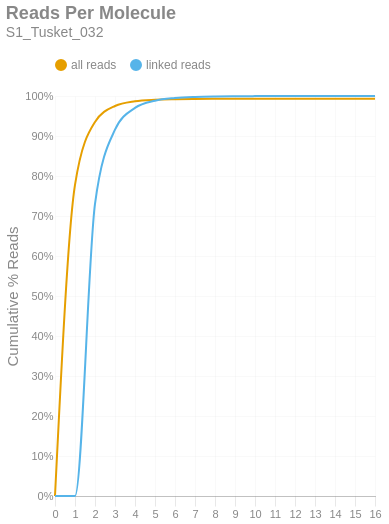

This figure's notebook cell:
### Markdown cell above
### Reads per Molecule
This chart shows the cumulative distribution of the number of reads per linked molecule. That is, how many alignments are associated with a unique molecule. This excludes the number of reads associated with invalid or absent linked-read barcodes. The `linked` histogram is the percentages recalculated when disregarding singletons.

### Code cell
if SKIPLR:
    print_html(f"Skipped")
else:
    counts = np.bincount(valids['reads'].cast(pl.Int64).to_numpy())
    weighted = counts * np.arange(len(counts))
    all_perc = weighted / n_reads
    linked_perc = weighted / n_linked_reads
    linked_perc[1] = 0
    binned_df = pl.DataFrame({
        'readsper': list(range(len(counts))),
        'all reads (cumsum)': np.cumsum(all_perc).tolist(),
        'linked reads (cumsum)': np.cumsum(linked_perc).tolist(),
    })

    with SafeRender(binned_df):
        (
            density_plot(binned_df, 'Reads Per Molecule', samplename, 'readspmol')
            .encode(
                x=alt.X('readsper:O', title=None).axis(labelAngle=0).scale(padding=0),
                y=alt.Y('value:Q', title='Cumulative % Reads').axis(format='%').stack(False),
                color=alt.Color("key:N").scale(domain=["all reads", "linked reads"]),
                tooltip=[
                    alt.Tooltip("key:N", title="Data Type"),
                    alt.Tooltip("readsper:O", title="Reads Per Molecule"),
                    alt.Tooltip("value:Q", format=".2%", title="% Reads (Cum.)")
                ]            
            )
        ).display()

### Figure 1 — Vega-Lite specification as saved in the notebook (floating-point values rounded to 4 significant figures)
{"width": "container", "height": 400, "config": {"title": {"anchor": "start", "dy": -15, "fontSize": 18, "color": "#888888", "subtitleColor": "#888888", "subtitleFontSize": 14}, "arc": {"fill": "#0072B2"}, "axis": {"domainColor": "#888888", "domainWidth": 0.5, "gridWidth": 0.2, "grid": false, "titleFontWeight": 400, "titleFontSize": 15, "labelFontSize": 11, "labelColor": "#888888", "tickColor": "#888888", "tickWidth": 0.2, "titleColor": "#888888"}, "axisBand": {"grid": false}, "axisX": {"grid": true, "tickSize": 10, "domainCap": "round"}, "axisY": {"domain": false, "grid": true, "tickSize": 0, "domainCap": "round"}, "background": "transparent", "header": {"labelFontSize": 15, "labelColor": "#888888", "titleFontSize": 15, "titleFontWeight": 600, "titleColor": "#888888"}, "legend": {"labelFont": "sans-serif", "labelFontSize": 12, "labelColor": "#888888", "symbolSize": 100, "symbolType": "circle", "titleFontSize": 12, "titlePadding": 10, "titleColor": "#888888", "title": null, "orient": "top"}, "range": {"category": ["#E69F00", "#56B4E9", "#009E73", "#F0E442", "#0072B2", "#D55E00", "#CC79A7", "#000000"], "diverging": ["#cfe8f3", "#a2d4ec", "#73bfe2", "#46abdb", "#1696d2", "#12719e"]}, "area": {"fill": "#0072B2", "fillOpacity": 0.7, "line": true, "strokeOpacity": 0.7}, "line": {"color": "#0072B2", "stroke": "#0072B2", "strokeWidth": 2}, "trail": {"color": "#0072B2", "stroke": "#0072B2", "strokeWidth": 0, "size": 1}, "point": {"filled": true, "fillOpacity": 1.0, "size": 95}, "text": {"color": "#888888", "fontSize": 11, "align": "right", "fontWeight": 400, "size": 11}, "bar": {"fill": "#0072B2", "stroke": null}, "view": {"stroke": null, "continuousWidth": 660, "continuousHeight": 400}}, "data": {"name": "data-cf8fe3c6b8e402a2845f847e1fa86d71"}, "mark": {"type": "line", "interpolate": "monotone", "point": {"opacity": 0, "size": 275}}, "encoding": {"color": {"field": "key", "scale": {"domain": ["all reads", "linked reads"]}, "type": "nominal"}, "tooltip": [{"field": "key", "title": "Data Type", "type": "nominal"}, {"field": "readsper", "title": "Reads Per Molecule", "type": "ordinal"}, {"field": "value", "format": ".2%", "title": "% Reads (Cum.)", "type": "quantitative"}], "x": {"axis": {"labelAngle": 0}, "field": "readsper", "scale": {"padding": 0}, "title": null, "type": "ordinal"}, "y": {"axis": {"format": "%"}, "field": "value", "stack": false, "title": "Cumulative % Reads", "type": "quantitative"}}, "params": [{"name": "param_c36ac31b6afebe62", "select": {"type": "point", "fields": ["key"]}, "bind": "legend"}], "title": {"text": "Reads Per Molecule", "subtitle": "S1_Tusket_032"}, "transform": [{"fold": ["all reads (cumsum)", "linked reads (cumsum)"]}, {"calculate": "replace(datum.key, ' (cumsum)', '')", "as": "key"}, {"filter": {"param": "param_c36ac31b6afebe62"}}], "usermeta": {"embedOptions": {"downloadFileName": "S1_Tusket_032.readspmol"}}, "$schema": "https://vega.github.io/schema/vega-lite/v6.1.0.json", "datasets": {"data-cf8fe3c6b8e402a2845f847e1fa86d71": [{"readsper": 0, "all reads (cumsum)": 0.0, "linked reads (cumsum)": 0.0}, {"readsper": 1, "all reads (cumsum)": 0.7778, "linked reads (cumsum)": 0.0}, {"readsper": 2, "all reads (cumsum)": 0.9351, "linked reads (cumsum)": 0.7302}, {"readsper": 3, "all reads (cumsum)": 0.975, "linked reads (cumsum)": 0.9158}, {"readsper": 4, "all reads (cumsum)": 0.9868, "linked reads (cumsum)": 0.9703}, {"readsper": 5, "all reads (cumsum)": 0.9907, "linked reads (cumsum)": 0.9883}, {"readsper": 6, "all reads (cumsum)": 0.9921, "linked reads (cumsum)": 0.9949}, {"readsper": 7, "all reads (cumsum)": 0.9927, "linked reads (cumsum)": 0.9977}, {"readsper": 8, "all reads (cumsum)": 0.9929, "linked reads (cumsum)": 0.9989}, {"readsper": 9, "all reads (cumsum)": 0.993, "linked reads (cumsum)": 0.9994}, {"readsper": 10, "all reads (cumsum)": 0.9931, "linked reads (cumsum)": 0.9997}, {"readsper": 11, "all reads (cumsum)": 0.9931, "linked reads (cumsum)": 0.9998}, {"readsper": 12, "all reads (cumsum)": 0.9931, "linked reads (cumsum)": 0.9999}, {"readsper": 13, "all reads (cumsum)": 0.9932, "linked reads (cumsum)": 0.9999}, {"readsper": 14, "all reads (cumsum)": 0.9932, "linked reads (cumsum)": 1.0}, {"readsper": 15, "all reads (cumsum)": 0.9932, "linked reads (cumsum)": 1.0}, {"readsper": 16, "all reads (cumsum)": 0.9932, "linked reads (cumsum)": 1.0}]}}
